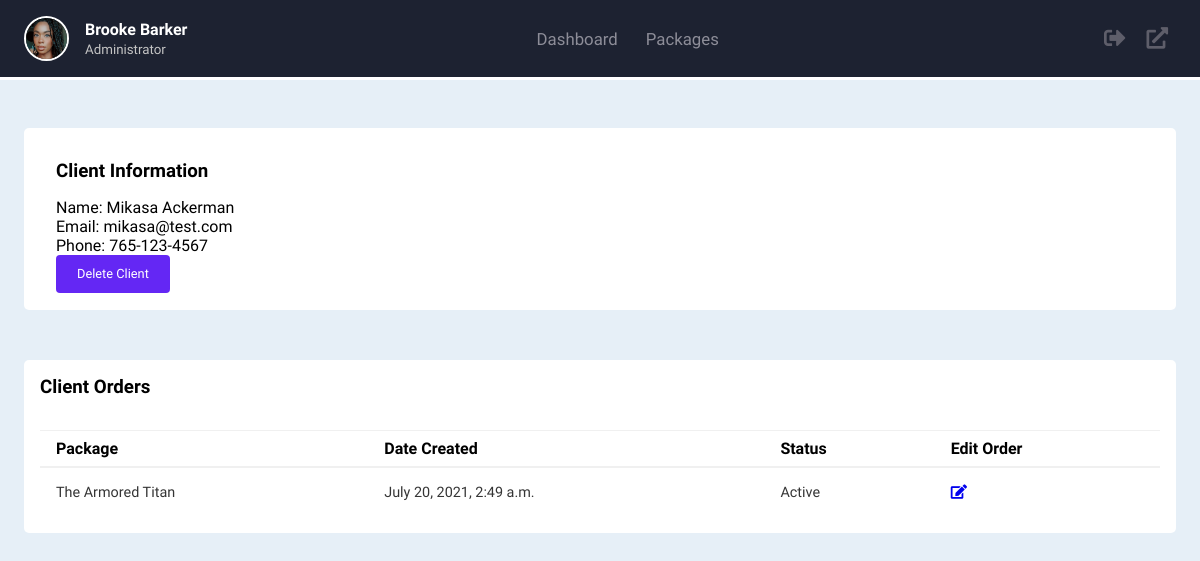
Page /client/2/ on the committed database.
### accounts/models.py (models this page shows, shortened)
class Client(models.Model):
    name = models.CharField(max_length=200, null=True)
    phone = models.CharField(max_length=200, null=True)
    email = models.CharField(max_length=200, null=True)
    date_created = models.DateTimeField(auto_now_add=True, null=True)

class Order(models.Model):
    STATUS = (
        ('Active', 'Active'),
        ('Inactive', 'Inactive'),
    )
    client = models.ForeignKey(Client, null=True, on_delete=models.SET_NULL)
    package = models.ForeignKey(Package, null=True, on_delete=models.SET_NULL)
    date_created = models.DateTimeField(auto_now_add=True, null=True)
    status = models.CharField(max_length=200, null=True, choices=STATUS)

class Package(models.Model):
    name = models.CharField(max_length=200, null=True)
    hourly_rate = models.FloatField(null=True)
    description = models.CharField(max_length=200, null=True)
    date_created = models.DateTimeField(auto_now_add=True, null=True)
    def __str__(self):
        return self.name

### accounts/views.py (the view)
# urls.py: path('client/<str:pk_test>/', views.client, name="client"),
def client(request, pk_test):
    client = Client.objects.get(id=pk_test)
    orders = client.order_set.all()
    context = {'client': client, 'orders': orders}
    return render(request,'accounts/client.html', context)

### accounts/templates/accounts/client.html (shortened to what this page needs)
{% extends 'accounts/main.html' %}
{% block content %}
{% include 'accounts/dashboard-navbar.html' %}
    <div class="main-content">
        <main>
            <div class="cards">
                <div class="card-single">
                    <div class="card-header">
                        <h3>Client Information</h3>
                    </div>
                    <div class="sub-card">
                        <span>Name: {{client.name}}</span>
                        <span>Email: {{client.email}}</span>
                        <span>Phone: {{client.phone}}</span>
                        <a class="add-new-order" href="{% url 'delete_client' client.id %}"><button>Delete Client</button></a>
                    </div>
                </div>
            </div>
            <div class="clients-wrapper">
                <div class="clients-header">
                    <h3>Client Orders</h3>
                </div>
                <div class="clients-body">
                    <div class="table-responsive">
                        <table width="100%">
                            <thead>
                                <tr>
                                    <th>Package</th>
                                    <th>Date Created</th>
                                    <th>Status</th>
                                    <th>Edit Order</th>
                                </tr>
                            </thead>
                            {% for order in orders %}
                                <tr>
                                    <td>{{order.package}}</td>
                                    <td>{{order.date_created}}</td>
                                    <td>{{order.status}}</td>
                                    <td><a href="{% url 'update_order' order.id %}"><i class="fas fa-edit"></i></a></td>
                                </tr>
                            {% endfor %}
                        </table>
                    </div>
                </div>
            </div>
        </main>
    </div>
{% endblock %}

### static/css/main.css (style rules this page uses)
* { box-sizing: border-box; margin: 0; padding: 0; list-style-type: none; text-decoration: none; font-family: "Kumbh Sans", sans-serif; }
.main-content { height: 80vh; }
.main-content main { margin-top: 80px; padding: 2rem 1.5rem; background: #e6eff7; min-height: calc(100vh - 75px); }
.table-responsive { width: 100%; overflow-x: auto; }
.cards { margin-top: 1rem; }
.card-single { display: grid; align-items: center; background-color: #fff; border-radius: 5px; padding: 2rem; width: 100%; }
.card-header { margin-bottom: 1rem; }
.sub-card { display: grid; height: 80px; }
.sub-card button { background: var(--deepsea); border-radius: 4px; color: #fff; font-size: .8rem; padding: .65rem 1.25rem; border: 1px solid transparent; }
.clients-wrapper { margin-top: 50px; background: #fff; border-radius: 5px; }
.clients-header, .clients-body { padding: 1rem; }
.clients-header { display: flex; justify-content: space-between; align-items: center; }
.clients-body table { border-collapse: collapse; }
.clients-body thead { border-top: 1px solid #f0f0f0; border-bottom: 2px solid #f0f0f0; }
.clients-body thead th { font-weight: 600; text-align: left; padding: .5rem 1rem; }
.clients-body td { padding: 1rem; font-size: .9rem; color: rgb(53, 53, 53); }

### static/css/variables.css (style rules this page uses)
:root { --offwhite: #e8e3dc; --seasalt: #ced9df; --oceanbay: #50d5d5; --deepsea: #6427f4; --slateblue: #3827f4; --darkgrey: #141414; --litegrey: #c4c4c4; --pink: #e91672; --text-dark: #1d2231; --text-grey: #8390a2; --text-med: #9d9d9d; }

### rows in the picture
Client: name "Mikasa Ackerman", email "mikasa@test.com", phone "765-123-4567"
Order: package "The Armored Titan", date_created "July 20, 2021, 2:49 a.m.", status "Active"
